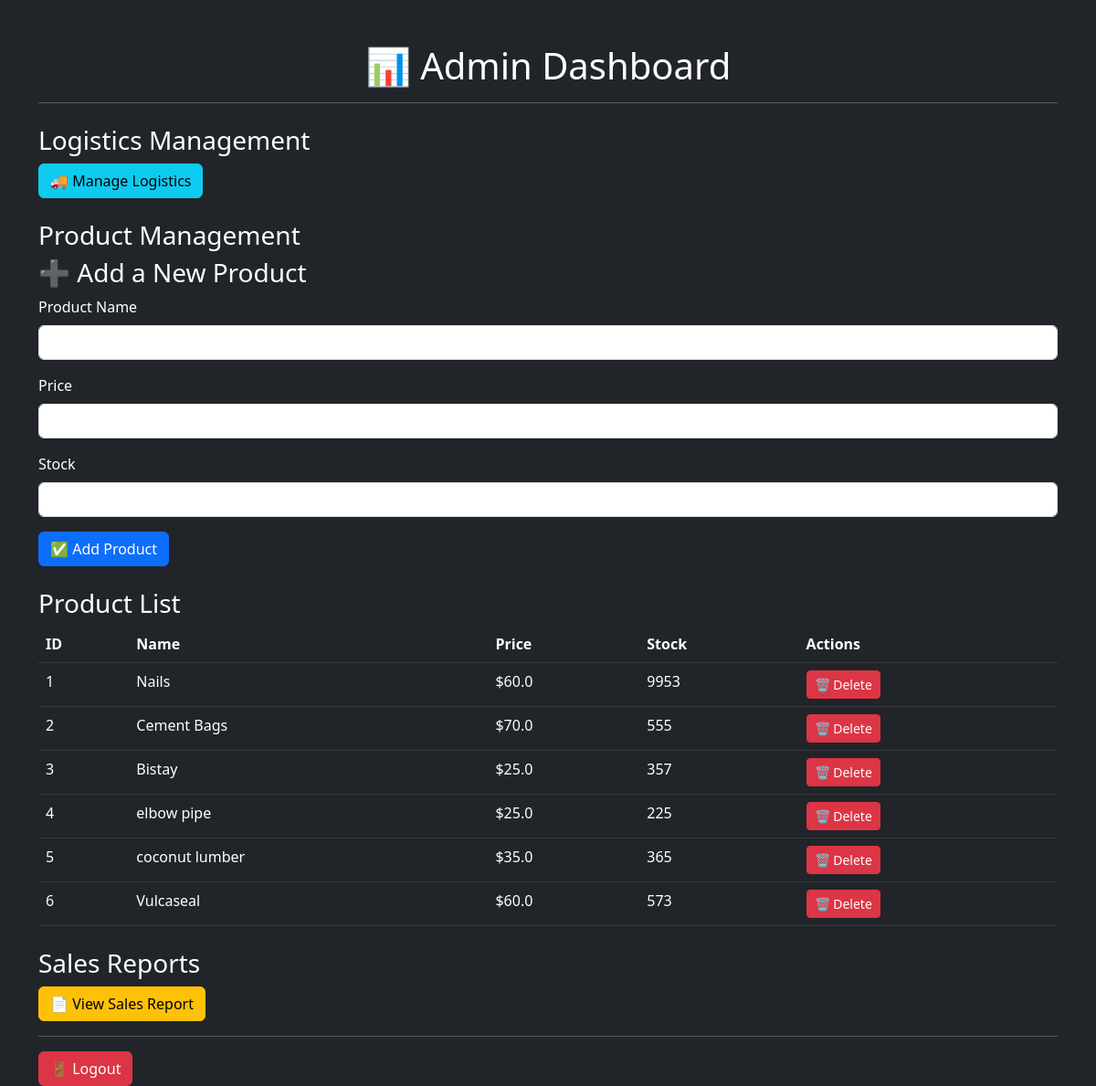
Before: /admin_dashboard (signed in) with the older database file.
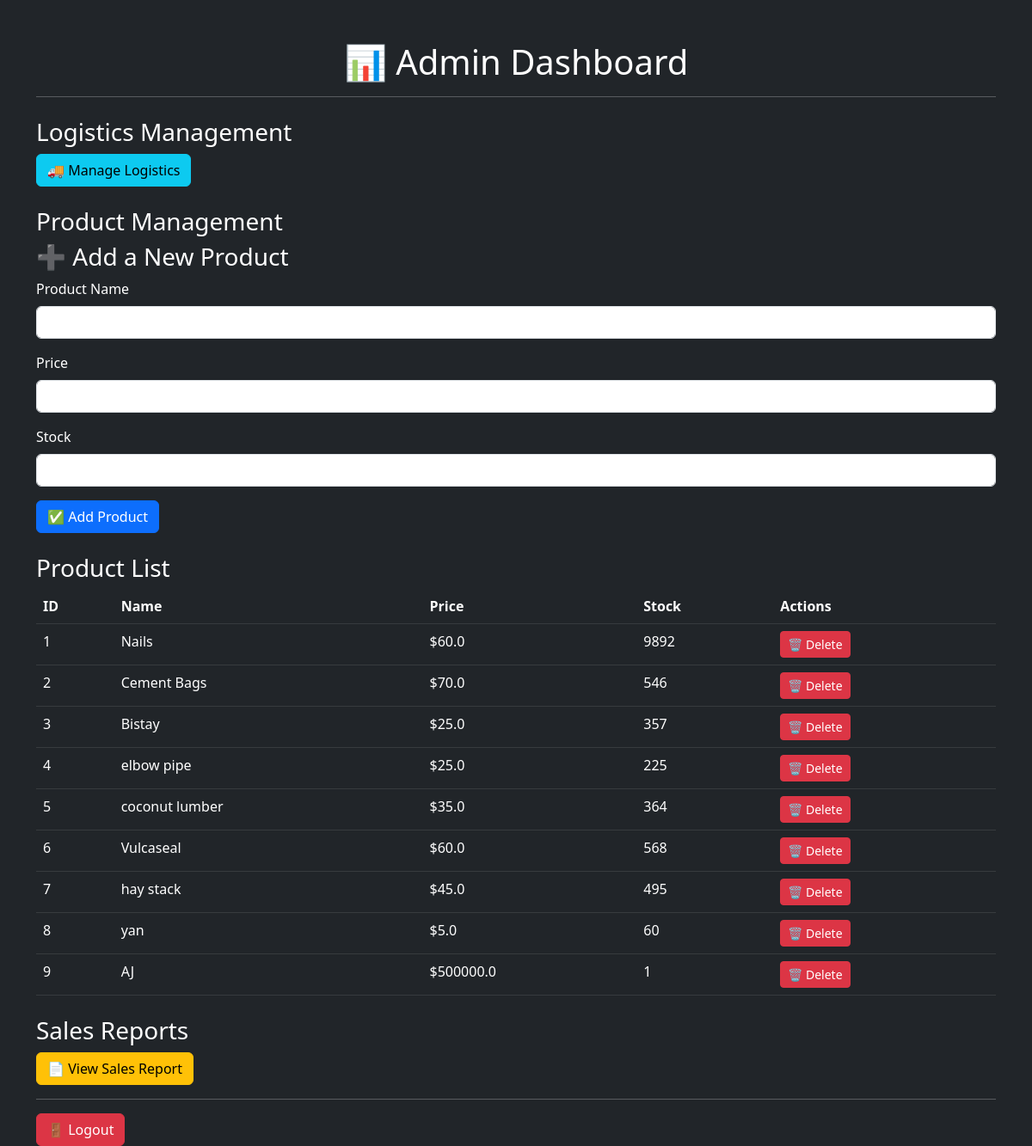
After: the same page with the newer database file.
### app.py (models this page shows)
class Product(db.Model):
    id = db.Column(db.Integer, primary_key=True)
    name = db.Column(db.String(100), nullable=False)
    price = db.Column(db.Float, nullable=False)
    stock = db.Column(db.Integer, nullable=False)

### app.py (the view, shortened to what this page needs)
@app.route("/admin_dashboard", methods=["GET", "POST"])
@login_required
def admin_dashboard():
    if current_user.role != "admin":
        flash("Access Denied!", "danger")
        return redirect(url_for("cashier_dashboard"))
    form = ProductForm()
    products = Product.query.all()
    return render_template("admin_dashboard.html", form=form, products=products)

### app.py
class ProductForm(FlaskForm):
    name = StringField("Product Name", validators=[DataRequired()])
    price = FloatField("Price", validators=[DataRequired()])
    stock = IntegerField("Stock", validators=[DataRequired()])
    submit = SubmitField("Add Product")

### app.py (called while the page is built)
@login_manager.user_loader
def load_user(user_id):
    return db.session.get(User, int(user_id))  # ✅ Correct for SQLAlchemy 2.0

### templates/admin_dashboard.html (shortened to what this page needs)
<!DOCTYPE html>
<html lang="en">
<head>
    <link rel="stylesheet" href="https://cdn.jsdelivr.net/npm/bootstrap@5.3.0/dist/css/bootstrap.min.css">
</head>
<body class="bg-dark text-white">
    <div class="container mt-5">
        <h1 class="text-center">📊 Admin Dashboard</h1>
        <hr>
        <h3 class="mt-4">Logistics Management</h3>
<a href="{{ url_for('logistics_dashboard') }}" class="btn btn-info">🚚 Manage Logistics</a>
<br>
<br>
        <h3>Product Management</h3>
        <h3>➕ Add a New Product</h3>
<form method="POST">
    <div class="mb-3">
        <label class="form-label">Product Name</label>
        {{ form.name(class="form-control") }}
    </div>
    <div class="mb-3">
        <label class="form-label">Price</label>
        {{ form.price(class="form-control") }}
    </div>
    <div class="mb-3">
        <label class="form-label">Stock</label>
        {{ form.stock(class="form-control") }}
    </div>
    <button type="submit" class="btn btn-primary">✅ Add Product</button>
</form>
        <h3 class="mt-4">Product List</h3>
        <table class="table table-dark table-hover">
            <thead>
                <tr>
                    <th>ID</th><th>Name</th><th>Price</th><th>Stock</th><th>Actions</th>
                </tr>
            </thead>
            <tbody>
                {% for product in products %}
                <tr>
                    <td>{{ product.id }}</td>
                    <td>{{ product.name }}</td>
                    <td>${{ product.price }}</td>
                    <td>{{ product.stock }}</td>
                    <td>
                        <form action="{{ url_for('delete_product', product_id=product.id) }}" method="POST" style="display:inline;">
                            <button type="submit" class="btn btn-danger btn-sm" onclick="return confirm('Are you sure?')">🗑 Delete</button>
                        </form>
                    </td>
                </tr>
                {% endfor %}
            </tbody>
        </table>
        <h3 class="mt-4">Sales Reports</h3>
        <a href="{{ url_for('sales_report') }}" class="btn btn-warning">📄 View Sales Report</a>
        <hr>
        <a href="{{ url_for('logout') }}" class="btn btn-danger">🚪 Logout</a>
    </div>
</body>
</html>

Changed rows visible on the page:
changed Product "Nails": stock "9953" → "9892"
changed Product "Cement Bags": stock "555" → "546"
changed Product "coconut lumber": stock "365" → "364"
changed Product "Vulcaseal": stock "573" → "568"
added Product: id "7", name "hay stack", price "45.0", stock "495"
added Product: id "8", name "yan", price "5.0", stock "60"
added Product: id "9", name "AJ", price "500000.0", stock "1"
